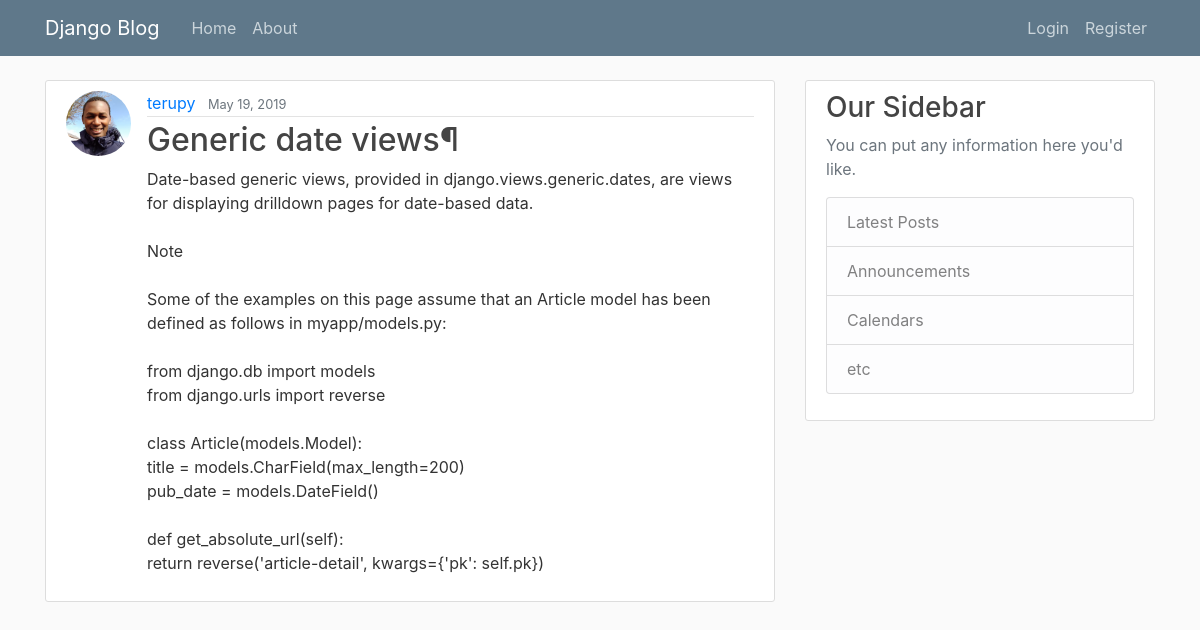
The app's page /post/1/ with its own data.
### blog/models.py (models this page shows, shortened)
class Post(models.Model):
    title = models.CharField(max_length=100)
    content = models.TextField()
    date_posted = models.DateTimeField(default=timezone.now)
    author = models.ForeignKey(User, on_delete=models.CASCADE)

### users/models.py (models this page shows, shortened)
class Profile(models.Model):
	user = models.OneToOneField(User, on_delete=models.CASCADE)
	image = models.ImageField(default='default.jpg', upload_to='profile_pics')

### blog/views.py (the view)
# urls.py: path('post/<int:pk>/', PostDetailView.as_view(), name='post-detail'),
class PostDetailView(DetailView):
    model = Post

### blog/templates/blog/post_detail.html (shortened to what this page needs)
{% extends "blog/base.html" %}
{% block content %}
  <article class="media content-section">
    <img class="rounded-circle article-img" src="{{ object.author.profile.image.url }}">
    <div class="media-body">
      <div class="article-metadata">
        <a class="mr-2" href="{% url 'user-posts' object.author.username %}">{{ object.author }}</a>
        <small class="text-muted">{{ object.date_posted|date:"F d, Y" }}</small>
      </div>
      <h2 class="article-title">{{ object.title }}</h2>
      <p class="article-content">{{ object.content }}</p>
    </div>
  </article>
{% endblock content %}

### blog/static/blog/main.css (style rules this page uses)
body { background: #fafafa; color: #333333; margin-top: 5rem; }
h1, h2, h3, h4, h5, h6 { color: #444444; }
.content-section { background: #ffffff; padding: 10px 20px; border: 1px solid #dddddd; border-radius: 3px; margin-bottom: 20px; }
.article-title { color: #444444; }
.article-content { white-space: pre-line; }
.article-img { height: 65px; width: 65px; margin-right: 16px; }
.article-metadata { padding-bottom: 1px; margin-bottom: 4px; border-bottom: 1px solid #e3e3e3 }

### records on screen
Post: author.profile.image (picture), author "terupy", date_posted "May 19, 2019", title "Generic date views¶", content "Date-based generic views, provided in django.views.generic.dates, are views for displaying drilldown pages for date-based data. Note Some of the examples on this page assume that an Article model has been defined as follows in myapp/models.py: from django.db import models from django.urls import reverse class Article(models.Model): title = models.CharField(max_length=200) pub_date = models.DateField() def get_absolute_url(self): return reverse('article-detail', kwargs={'pk': self.pk})"
